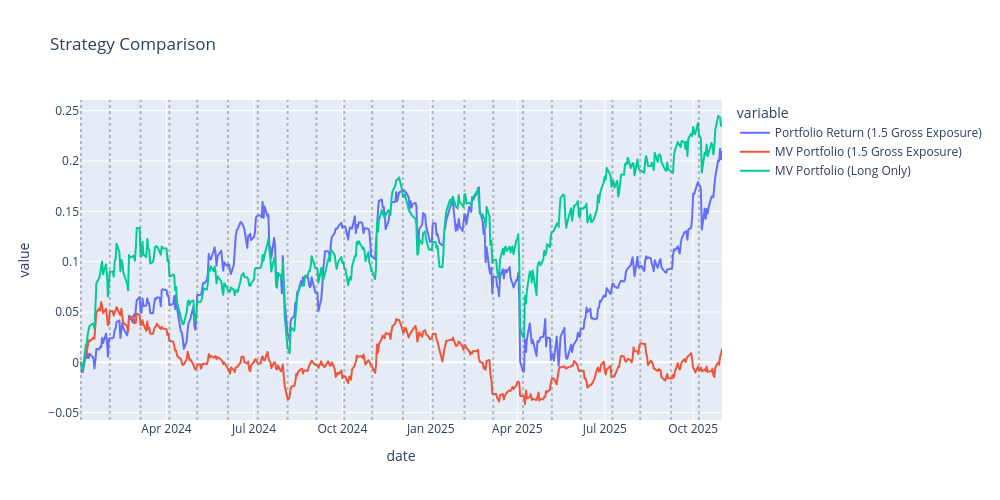

The notebook cell this image was saved under:
### Markdown cell above
#### Returns

### Code cell
backtest_rets_2024, asset_fwd_rets_2024 = get_backtest_returns(BACKTEST_LOADED_2024, 
                                    backtest_end=get_backtest_end_from_file_name(BACKTEST_FILE_NAME_2024))
backtest_rets_2025, asset_fwd_rets_2025 = get_backtest_returns(BACKTEST_LOADED_2025, 
                                    backtest_end=get_backtest_end_from_file_name(BACKTEST_FILE_NAME_2025))

# Generate MV benchmark returns
mv_rets_same_gross_2024 = get_rolling_mv_backtest_returns(
    BACKTEST_LOADED_2024, 
    backtest_end=get_backtest_end_from_file_name(BACKTEST_FILE_NAME_2024),
    lookback_days=252,      # 1 year calibration window
    gross_exposure=BACKTEST_LOADED_2024[list(BACKTEST_LOADED_2024.keys())[0]].gross_exposure,  # Match regime strategy
    allow_short=BACKTEST_LOADED_2024[list(BACKTEST_LOADED_2024.keys())[0]].allow_short         # Match regime strategy
)
mv_rets_long_only_2024 = get_rolling_mv_backtest_returns(
    BACKTEST_LOADED_2024, 
    backtest_end=get_backtest_end_from_file_name(BACKTEST_FILE_NAME_2024),
    lookback_days=252,     
    gross_exposure=1, 
    allow_short=False
)
mv_rets_same_gross_2025 = get_rolling_mv_backtest_returns(
    BACKTEST_LOADED_2025, 
    backtest_end=get_backtest_end_from_file_name(BACKTEST_FILE_NAME_2025),
    lookback_days=252,      # 1 year calibration window
    gross_exposure=BACKTEST_LOADED_2025[list(BACKTEST_LOADED_2025.keys())[0]].gross_exposure,  # Match regime strategy
    allow_short=BACKTEST_LOADED_2025[list(BACKTEST_LOADED_2025.keys())[0]]. allow_short         # Match regime strategy
)
mv_rets_long_only_2025 = get_rolling_mv_backtest_returns(
    BACKTEST_LOADED_2025, 
    backtest_end=get_backtest_end_from_file_name(BACKTEST_FILE_NAME_2025),
    lookback_days=252,     
    gross_exposure=1, 
    allow_short=False
)

# Combine 2024 and 2025 results
backtest_rets = pd.concat([backtest_rets_2024, backtest_rets_2025], axis=0)
mv_rets_same_gross = pd.concat([mv_rets_same_gross_2024, mv_rets_same_gross_2025], axis=0)
mv_rets_long_only = pd.concat([mv_rets_long_only_2024, mv_rets_long_only_2025], axis=0)

# Combine with regime-based returns for comparison
combined_rets = pd.concat([
    backtest_rets[f'Portfolio Return']\
    .rename('Portfolio Return ({} Gross Exposure)'.format(
        BACKTEST_LOADED_2024[list(BACKTEST_LOADED_2024.keys())[0]].gross_exposure
    )), 
    mv_rets_same_gross['MV Portfolio']\
        .rename(f'MV Portfolio ({BACKTEST_LOADED_2024[list(BACKTEST_LOADED_2024.keys())[0]].gross_exposure} Gross Exposure)'),
    mv_rets_long_only['MV Portfolio'].rename('MV Portfolio (Long Only)'),
    # backtest_rets['EQ Weight']
], axis=1)

# Visualize
cum_rets = combined_rets.add(1).cumprod().sub(1)
fig = px.line(cum_rets, title='Strategy Comparison', width=1000, height=500)

# Add vertical lines for rebalance dates
combined_rebal_dates = sorted(list(BACKTEST_LOADED_2024.keys())) + sorted(list(BACKTEST_LOADED_2025.keys()))
for rebal_date in combined_rebal_dates:
    rebal_datetime = pd.Timestamp(rebal_date)                  
    if rebal_datetime in cum_rets.index:                     
        fig.add_vline(x=rebal_datetime.isoformat(), line_dash="dot", line_color="gray", opacity=0.5)

# Update layout and show
fig.update_layout(hovermode='x unified')
fig.show()

### Figure 1 — Plotly figure (JSON) as saved in the notebook; plotly's stock layout.template omitted (floating-point values rounded to 4 significant figures; data arrays with more than 128 entries replaced by an {"elided": "..."} marker saying what was removed)
{"data": [{"hovertemplate": "variable=Portfolio Return (1.5 Gross Exposure)<br>date=%{x}<br>value=%{y}<extra></extra>", "legendgroup": "Portfolio Return (1.5 Gross Exposure)", "line": {"color": "#636efa", "dash": "solid"}, "marker": {"symbol": "circle"}, "mode": "lines", "name": "Portfolio Return (1.5 Gross Exposure)", "showlegend": true, "type": "scattergl", "x": {"elided": "460 str values"}, "xaxis": "x", "y": {"elided": "460 float values"}, "yaxis": "y"}, {"hovertemplate": "variable=MV Portfolio (1.5 Gross Exposure)<br>date=%{x}<br>value=%{y}<extra></extra>", "legendgroup": "MV Portfolio (1.5 Gross Exposure)", "line": {"color": "#EF553B", "dash": "solid"}, "marker": {"symbol": "circle"}, "mode": "lines", "name": "MV Portfolio (1.5 Gross Exposure)", "showlegend": true, "type": "scattergl", "x": {"elided": "460 str values"}, "xaxis": "x", "y": {"elided": "460 float values"}, "yaxis": "y"}, {"hovertemplate": "variable=MV Portfolio (Long Only)<br>date=%{x}<br>value=%{y}<extra></extra>", "legendgroup": "MV Portfolio (Long Only)", "line": {"color": "#00cc96", "dash": "solid"}, "marker": {"symbol": "circle"}, "mode": "lines", "name": "MV Portfolio (Long Only)", "showlegend": true, "type": "scattergl", "x": {"elided": "460 str values"}, "xaxis": "x", "y": {"elided": "460 float values"}, "yaxis": "y"}], "layout": {"height": 500, "hovermode": "x unified", "legend": {"title": {"text": "variable"}, "tracegroupgap": 0}, "shapes": [{"line": {"color": "gray", "dash": "dot"}, "opacity": 0.5, "type": "line", "x0": "2024-01-03T00:00:00", "x1": "2024-01-03T00:00:00", "xref": "x", "y0": 0, "y1": 1, "yref": "y domain"}, {"line": {"color": "gray", "dash": "dot"}, "opacity": 0.5, "type": "line", "x0": "2024-02-02T00:00:00", "x1": "2024-02-02T00:00:00", "xref": "x", "y0": 0, "y1": 1, "yref": "y domain"}, {"line": {"color": "gray", "dash": "dot"}, "opacity": 0.5, "type": "line", "x0": "2024-03-05T00:00:00", "x1": "2024-03-05T00:00:00", "xref": "x", "y0": 0, "y1": 1, "yref": "y domain"}, {"line": {"color": "gray", "dash": "dot"}, "opacity": 0.5, "type": "line", "x0": "2024-04-04T00:00:00", "x1": "2024-04-04T00:00:00", "xref": "x", "y0": 0, "y1": 1, "yref": "y domain"}, {"line": {"color": "gray", "dash": "dot"}, "opacity": 0.5, "type": "line", "x0": "2024-05-03T00:00:00", "x1": "2024-05-03T00:00:00", "xref": "x", "y0": 0, "y1": 1, "yref": "y domain"}, {"line": {"color": "gray", "dash": "dot"}, "opacity": 0.5, "type": "line", "x0": "2024-06-04T00:00:00", "x1": "2024-06-04T00:00:00", "xref": "x", "y0": 0, "y1": 1, "yref": "y domain"}, {"line": {"color": "gray", "dash": "dot"}, "opacity": 0.5, "type": "line", "x0": "2024-07-05T00:00:00", "x1": "2024-07-05T00:00:00", "xref": "x", "y0": 0, "y1": 1, "yref": "y domain"}, {"line": {"color": "gray", "dash": "dot"}, "opacity": 0.5, "type": "line", "x0": "2024-08-05T00:00:00", "x1": "2024-08-05T00:00:00", "xref": "x", "y0": 0, "y1": 1, "yref": "y domain"}, {"line": {"color": "gray", "dash": "dot"}, "opacity": 0.5, "type": "line", "x0": "2024-09-04T00:00:00", "x1": "2024-09-04T00:00:00", "xref": "x", "y0": 0, "y1": 1, "yref": "y domain"}, {"line": {"color": "gray", "dash": "dot"}, "opacity": 0.5, "type": "line", "x0": "2024-10-03T00:00:00", "x1": "2024-10-03T00:00:00", "xref": "x", "y0": 0, "y1": 1, "yref": "y domain"}, {"line": {"color": "gray", "dash": "dot"}, "opacity": 0.5, "type": "line", "x0": "2024-11-01T00:00:00", "x1": "2024-11-01T00:00:00", "xref": "x", "y0": 0, "y1": 1, "yref": "y domain"}, {"line": {"color": "gray", "dash": "dot"}, "opacity": 0.5, "type": "line", "x0": "2024-12-03T00:00:00", "x1": "2024-12-03T00:00:00", "xref": "x", "y0": 0, "y1": 1, "yref": "y domain"}, {"line": {"color": "gray", "dash": "dot"}, "opacity": 0.5, "type": "line", "x0": "2025-01-03T00:00:00", "x1": "2025-01-03T00:00:00", "xref": "x", "y0": 0, "y1": 1, "yref": "y domain"}, {"line": {"color": "gray", "dash": "dot"}, "opacity": 0.5, "type": "line", "x0": "2025-02-05T00:00:00", "x1": "2025-02-05T00:00:00", "xref": "x", "y0": 0, "y1": 1, "yref": "y domain"}, {"line": {"color": "gray", "dash": "dot"}, "opacity": 0.5, "type": "line", "x0": "2025-03-07T00:00:00", "x1": "2025-03-07T00:00:00", "xref": "x", "y0": 0, "y1": 1, "yref": "y domain"}, {"line": {"color": "gray", "dash": "dot"}, "opacity": 0.5, "type": "line", "x0": "2025-04-07T00:00:00", "x1": "2025-04-07T00:00:00", "xref": "x", "y0": 0, "y1": 1, "yref": "y domain"}, {"line": {"color": "gray", "dash": "dot"}, "opacity": 0.5, "type": "line", "x0": "2025-05-07T00:00:00", "x1": "2025-05-07T00:00:00", "xref": "x", "y0": 0, "y1": 1, "yref": "y domain"}, {"line": {"color": "gray", "dash": "dot"}, "opacity": 0.5, "type": "line", "x0": "2025-06-06T00:00:00", "x1": "2025-06-06T00:00:00", "xref": "x", "y0": 0, "y1": 1, "yref": "y domain"}, {"line": {"color": "gray", "dash": "dot"}, "opacity": 0.5, "type": "line", "x0": "2025-07-09T00:00:00", "x1": "2025-07-09T00:00:00", "xref": "x", "y0": 0, "y1": 1, "yref": "y domain"}, {"line": {"color": "gray", "dash": "dot"}, "opacity": 0.5, "type": "line", "x0": "2025-08-07T00:00:00", "x1": "2025-08-07T00:00:00", "xref": "x", "y0": 0, "y1": 1, "yref": "y domain"}, {"line": {"color": "gray", "dash": "dot"}, "opacity": 0.5, "type": "line", "x0": "2025-09-08T00:00:00", "x1": "2025-09-08T00:00:00", "xref": "x", "y0": 0, "y1": 1, "yref": "y domain"}, {"line": {"color": "gray", "dash": "dot"}, "opacity": 0.5, "type": "line", "x0": "2025-10-07T00:00:00", "x1": "2025-10-07T00:00:00", "xref": "x", "y0": 0, "y1": 1, "yref": "y domain"}], "title": {"text": "Strategy Comparison"}, "width": 1000, "xaxis": {"anchor": "y", "domain": [0, 1], "title": {"text": "date"}}, "yaxis": {"anchor": "x", "domain": [0, 1], "title": {"text": "value"}}}}
